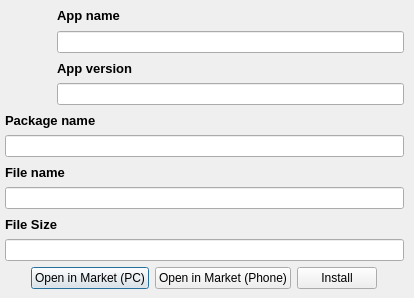
<?xml version="1.0" encoding="UTF-8"?>
<ui version="4.0">
 <class>appInfo</class>
 <widget class="QDialog" name="appInfo">
  <property name="geometry">
   <rect>
    <x>0</x>
    <y>0</y>
    <width>414</width>
    <height>298</height>
   </rect>
  </property>
  <property name="windowTitle">
   <string extracomment="app info dialog title">App info</string>
  </property>
  <property name="windowIcon">
   <iconset resource="../zasoby.qrc">
    <normaloff>:/icons/android.ico</normaloff>:/icons/android.ico</iconset>
  </property>
  <property name="modal">
   <bool>true</bool>
  </property>
  <widget class="QWidget" name="gridLayoutWidget">
   <property name="geometry">
    <rect>
     <x>0</x>
     <y>0</y>
     <width>409</width>
     <height>294</height>
    </rect>
   </property>
   <layout class="QGridLayout" name="gridLayout">
    <item row="1" column="1" rowspan="4">
     <widget class="QLabel" name="labelAppsIcon">
      <property name="minimumSize">
       <size>
        <width>0</width>
        <height>0</height>
       </size>
      </property>
      <property name="maximumSize">
       <size>
        <width>70</width>
        <height>70</height>
       </size>
      </property>
      <property name="text">
       <string notr="true"/>
      </property>
      <property name="pixmap">
       <pixmap resource="../zasoby.qrc">:/icons/info.png</pixmap>
      </property>
     </widget>
    </item>
    <item row="0" column="1">
     <spacer name="horizontalSpacer_4">
      <property name="orientation">
       <enum>Qt::Vertical</enum>
      </property>
      <property name="sizeType">
       <enum>QSizePolicy::Fixed</enum>
      </property>
      <property name="sizeHint" stdset="0">
       <size>
        <width>20</width>
        <height>5</height>
       </size>
      </property>
     </spacer>
    </item>
    <item row="1" column="2" rowspan="4">
     <widget class="QLabel" name="labelQRcode">
      <property name="maximumSize">
       <size>
        <width>80</width>
        <height>80</height>
       </size>
      </property>
      <property name="text">
       <string notr="true"/>
      </property>
     </widget>
    </item>
    <item row="1" column="3">
     <widget class="QLabel" name="labelAppsAppName">
      <property name="font">
       <font>
        <pointsize>10</pointsize>
        <weight>75</weight>
        <bold>true</bold>
       </font>
      </property>
      <property name="text">
       <string>App name</string>
      </property>
     </widget>
    </item>
    <item row="2" column="3">
     <widget class="QLineEdit" name="editAppsAppName">
      <property name="text">
       <string notr="true"/>
      </property>
      <property name="readOnly">
       <bool>true</bool>
      </property>
     </widget>
    </item>
    <item row="3" column="3">
     <widget class="QLabel" name="labelAppsVersion">
      <property name="font">
       <font>
        <pointsize>10</pointsize>
        <weight>75</weight>
        <bold>true</bold>
       </font>
      </property>
      <property name="text">
       <string>App version</string>
      </property>
     </widget>
    </item>
    <item row="4" column="3">
     <widget class="QLineEdit" name="editAppsVersion">
      <property name="text">
       <string notr="true"/>
      </property>
      <property name="readOnly">
       <bool>true</bool>
      </property>
     </widget>
    </item>
    <item row="5" column="1" colspan="3">
     <widget class="QLabel" name="labelAppsPackageName">
      <property name="font">
       <font>
        <pointsize>10</pointsize>
        <weight>75</weight>
        <bold>true</bold>
       </font>
      </property>
      <property name="text">
       <string>Package name</string>
      </property>
     </widget>
    </item>
    <item row="8" column="1" colspan="3">
     <widget class="QLineEdit" name="editAppsFileName">
      <property name="text">
       <string notr="true"/>
      </property>
      <property name="readOnly">
       <bool>true</bool>
      </property>
     </widget>
    </item>
    <item row="7" column="1" colspan="3">
     <widget class="QLabel" name="labelAppsFileName">
      <property name="font">
       <font>
        <pointsize>10</pointsize>
        <weight>75</weight>
        <bold>true</bold>
       </font>
      </property>
      <property name="text">
       <string>File name</string>
      </property>
     </widget>
    </item>
    <item row="9" column="1" colspan="3">
     <widget class="QLabel" name="labelAppsSize">
      <property name="font">
       <font>
        <pointsize>10</pointsize>
        <weight>75</weight>
        <bold>true</bold>
       </font>
      </property>
      <property name="text">
       <string>File Size</string>
      </property>
     </widget>
    </item>
    <item row="10" column="1" colspan="3">
     <widget class="QLineEdit" name="editAppsSize">
      <property name="text">
       <string notr="true"/>
      </property>
      <property name="readOnly">
       <bool>true</bool>
      </property>
     </widget>
    </item>
    <item row="12" column="2">
     <spacer name="horizontalSpacer_3">
      <property name="orientation">
       <enum>Qt::Vertical</enum>
      </property>
      <property name="sizeType">
       <enum>QSizePolicy::Fixed</enum>
      </property>
      <property name="sizeHint" stdset="0">
       <size>
        <width>20</width>
        <height>5</height>
       </size>
      </property>
     </spacer>
    </item>
    <item row="1" column="0">
     <spacer name="horizontalSpacer_2">
      <property name="orientation">
       <enum>Qt::Horizontal</enum>
      </property>
      <property name="sizeType">
       <enum>QSizePolicy::Fixed</enum>
      </property>
      <property name="sizeHint" stdset="0">
       <size>
        <width>5</width>
        <height>20</height>
       </size>
      </property>
     </spacer>
    </item>
    <item row="1" column="4">
     <spacer name="horizontalSpacer">
      <property name="orientation">
       <enum>Qt::Horizontal</enum>
      </property>
      <property name="sizeType">
       <enum>QSizePolicy::Fixed</enum>
      </property>
      <property name="sizeHint" stdset="0">
       <size>
        <width>5</width>
        <height>20</height>
       </size>
      </property>
     </spacer>
    </item>
    <item row="6" column="1" colspan="3">
     <widget class="QLineEdit" name="editAppsPackageName">
      <property name="text">
       <string notr="true"/>
      </property>
      <property name="readOnly">
       <bool>true</bool>
      </property>
     </widget>
    </item>
    <item row="11" column="1" colspan="3">
     <layout class="QHBoxLayout" name="horizontalLayout">
      <item>
       <spacer name="horizontalSpacer_5">
        <property name="orientation">
         <enum>Qt::Horizontal</enum>
        </property>
        <property name="sizeHint" stdset="0">
         <size>
          <width>40</width>
          <height>20</height>
         </size>
        </property>
       </spacer>
      </item>
      <item>
       <widget class="QPushButton" name="pushButton_3">
        <property name="text">
         <string>Open in Market (PC)</string>
        </property>
        <property name="icon">
         <iconset resource="../zasoby.qrc">
          <normaloff>:/icons/market.png</normaloff>:/icons/market.png</iconset>
        </property>
       </widget>
      </item>
      <item>
       <widget class="QPushButton" name="pushButton_2">
        <property name="text">
         <string>Open in Market (Phone)</string>
        </property>
        <property name="icon">
         <iconset resource="../zasoby.qrc">
          <normaloff>:/icons/market.png</normaloff>:/icons/market.png</iconset>
        </property>
       </widget>
      </item>
      <item>
       <widget class="QPushButton" name="pushButton">
        <property name="text">
         <string>Install</string>
        </property>
        <property name="icon">
         <iconset resource="../zasoby.qrc">
          <normaloff>:/icons/install.png</normaloff>:/icons/install.png</iconset>
        </property>
       </widget>
      </item>
      <item>
       <spacer name="horizontalSpacer_6">
        <property name="orientation">
         <enum>Qt::Horizontal</enum>
        </property>
        <property name="sizeHint" stdset="0">
         <size>
          <width>40</width>
          <height>20</height>
         </size>
        </property>
       </spacer>
      </item>
     </layout>
    </item>
   </layout>
  </widget>
 </widget>
 <resources>
  <include location="../zasoby.qrc"/>
 </resources>
 <connections/>
</ui>
